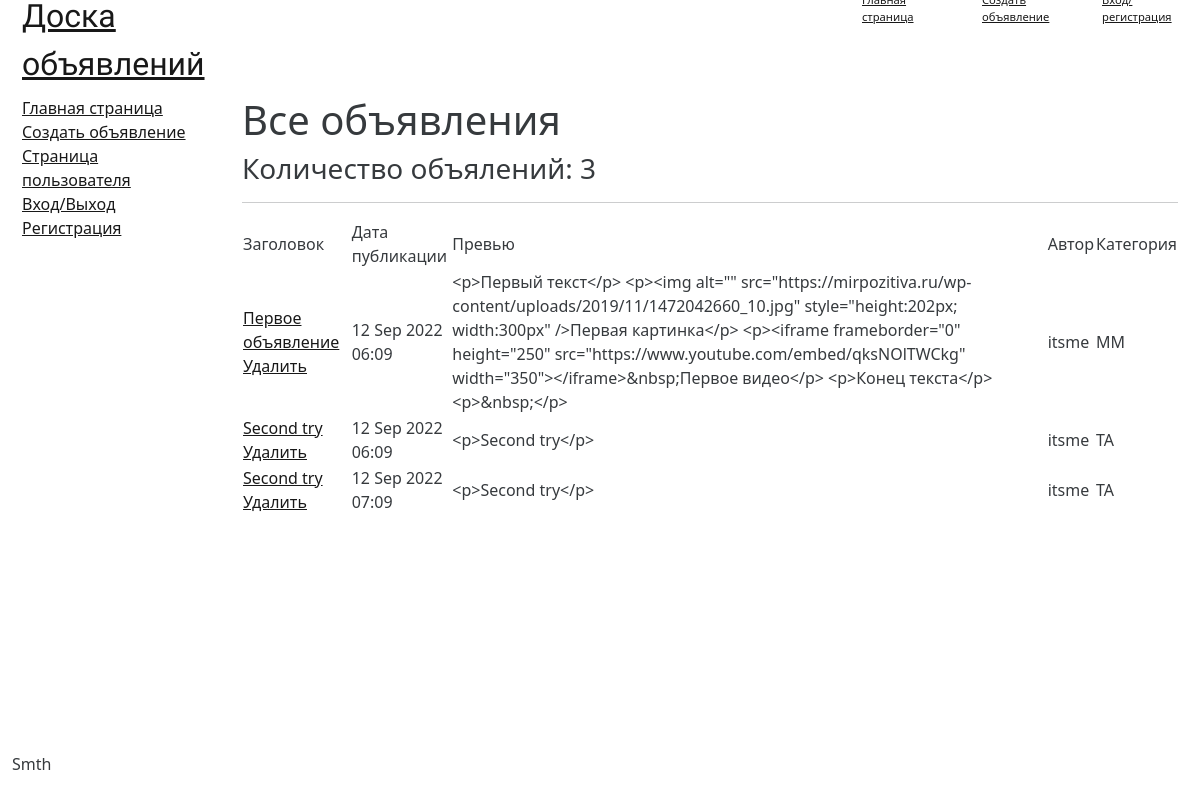
/notice_desk/, run on the app's committed database.
### mainApp/models.py (models this page shows)
class Notice(models.Model):
    tanks = 'TA'
    heals = 'HE'
    DDs = 'DD'
    merchants = 'ME'
    guildmasters = 'GM'
    questgivers = 'QG'
    hammermans = 'HM'
    leathercrafters = 'LC'
    poisoncookers = 'PC'
    mantramasters = 'MM'
    CATEGORIES = [
        (tanks, 'Танки'),
        (heals, 'Хилы'),
        (DDs, 'ДД'),
        (merchants, 'Торговцы'),
        (guildmasters, 'Гилдмастеры'),
        (questgivers, 'Квестгиверы'),
        (hammermans, 'Кузнецы'),
        (leathercrafters, 'Кожевники'),
        (poisoncookers, 'Зельевары'),
        (mantramasters, 'Мастера заклинаний'),
    ]
    noticeTitle = models.CharField(max_length=255)
    noticeText = RichTextField(
        blank=True,
        null=True,
        config_name='default',
        external_plugin_resources=[(
            'youtube',
            'plugins/youtube/',
            'plugin.js',
        )],
    )
    noticeCategory = models.CharField(max_length=2, choices=CATEGORIES, default=tanks)
    noticeAuthor = models.ForeignKey(User, on_delete=models.CASCADE)
    noticeDate = models.DateTimeField(auto_now_add=True)

### mainApp/views.py (the view)
# urls.py: path('', NoticeList.as_view(), name='main'),
class NoticeList(ListView):
    model = Notice
    template_name = 'notices.html'
    context_object_name = 'notices'
    queryset = Notice.objects.all()

### templates/notices.html (shortened to what this page needs)
{% extends 'default.html' %}
{% block content %}
<h1>Все объявления</h1>
    <h3>Количество объялений: {{ notices|length }}</h3>
    <hr>
    {% if notices %}
    <table>
        <tr>
            <td>
                Заголовок
            </td>
            <td>
                Дата публикации
            </td>
            <td>
                Превью
            </td>
            <td>
                Автор
            </td>
            <td>
                Категория
            </td>
        </tr>
    {% for notice in notices %}
        <tr>
            <td>
                <a href="{% url 'notice_detail' notice.id %}">{{ notice.noticeTitle }}</a>
                <a href="{% url 'notice_delete' notice.id %}"><u> Удалить</u></a>
            </td>
            <td>
                {{ notice.noticeDate|date:'d M Y h:m' }}
            </td>
            <td>
                {{ notice.noticeText }}
            </td>
            <td>
                {{ notice.noticeAuthor.username }}
            </td>
            <td>
                {{ notice.noticeCategory }}
            </td>
        </tr>
    {% endfor %}
    </table>
    {% else %}
    <h2>Объявлений!</h2>
    {% endif %}
<br>
{% endblock content %}

### templates/default.html (shortened to what this page needs)
{% load static %}
<!DOCTYPE html>
<html lang="ru">
    <head>
        <link rel="stylesheet" href="https://cdn.jsdelivr.net/npm/bootstrap@5.2.0/dist/css/bootstrap.min.css">
        <link href={% static "css/styles.css" %} rel="stylesheet" type="text/css"/>
    </head>
    <body>
        <div class="wrapper">
            <div class="container">
                <header class="navbar row gy-3">
                    <div class="col col-4 col-sm-5 col-md-5 col-lg-3 container_navbar_name">
                        <a class="navbar_name" href="#">Доска объявлений</a>
                    </div>
                    <div class="col col-md-2 col-lg-1 cont_main_page">
                        <a class="menu_link" href="#">Главная страница</a>
                    </div>
                    <div class="col col-md-2 col-lg-1 cont_publication_create">
                        <a class="menu_link" href="#">Создать объявление</a>
                    </div>
                    <div class="col col-2 col-md-2 col-lg-1 cont_enter">
                        <a class="menu_link" href="#">Вход/регистрация</a>
                    </div>
                </header>
            </div>
            <div class="container container-fluid main">
                <main>
                    <div class="row no-gutters">
                        <div class="col col-2 col-md-2 sidebar-left">
                            <a href="{% url 'main' %}">Главная страница</a>
                            <br>
                            <a href="{% url 'notice_create' %}">Создать объявление</a>
                            <br>
                            <a href="{% url 'users_page' %}">Страница пользователя</a>
                            <br>
                            <a href="{% url 'login' %}">Вход/Выход</a>
                            <br>
                            <a href="{% url 'signup' %}">Регистрация</a>
                        </div>
                        <div class="col main">
                            {% block content %}
                            {% endblock content %}
                        </div>
                    </div>
                </main>
            </div>
            <div class="navbar fixed-bottom">
                <div class="container container-fluid">
                    <footer>
                           <div>
                            <p>Smth</p>
                        </div>
                    </footer>
                </div>
            </div>
        </div>
    </body>
</html>

### static/css/styles.css (style rules this page uses)
.container { font-style: normal; }
a { color: black; }
.col { background: rgba(255, 255, 255, .7); margin: 0 10px 0 10px; }
.container { background: rgba(255, 255, 255, .2); opacity: 0.9; margin: 0 0 0 0; border: 0 0 0 0; min-width: 100%; }
div { margin: 0 0 0 0; border-radius: 5px; }
.wrapper { border: 0 0 0 0; }
.container_navbar_name { font-family: 'Rubik Dirt'; font-style: normal; font-size: 200%; color: black; min-height: 6rem; }
.cont_main_page { font-size: 70%; min-height: 6rem; }
.cont_publication_create { font-size: 70%; min-height: 6rem; }
.cont_enter { font-size: 70%; min-height: 6rem; }
.navbar_name { color: black; }
.menu_link { color: black; }
@media (min-width: 576px) { body { background-image: url("../images/Morrowind2.jpg"); } }
@media (min-width: 768px) { body { background-image: url("../images/Morrowind_wallpaper.jpg"); } }
@media (min-width: 1200px) { body { background-image: url("../images/Morrowind3.jpg"); } }

### data on the page
Notice: noticeTitle "Первое объявление", noticeDate "12 Sep 2022 06:09", noticeText "<p>Первый текст</p> <p><img alt=\"\" src=\"https://mirpozitiva.ru/wp-content/uploads/2019/11/1472042660_10.jpg\" style=\"height:202px; width:300px\" />Первая картинка</p> <p><iframe frameborder=\"0\" height=\"250\" src=\"https://www.youtube.com/embed/qksNOlTWCkg\" width=\"350\"></iframe>&nbsp;Первое видео</p> <p>Конец текста</p> <p>&nbsp;</p>", noticeAuthor.username "itsme", noticeCategory "MM"
Notice: noticeTitle "Second try", noticeDate "12 Sep 2022 06:09", noticeText "<p>Second try</p>", noticeAuthor.username "itsme", noticeCategory "TA"
Notice: noticeTitle "Second try", noticeDate "12 Sep 2022 07:09", noticeText "<p>Second try</p>", noticeAuthor.username "itsme", noticeCategory "TA"

### other printed values
{{ notices|length }} "3"
